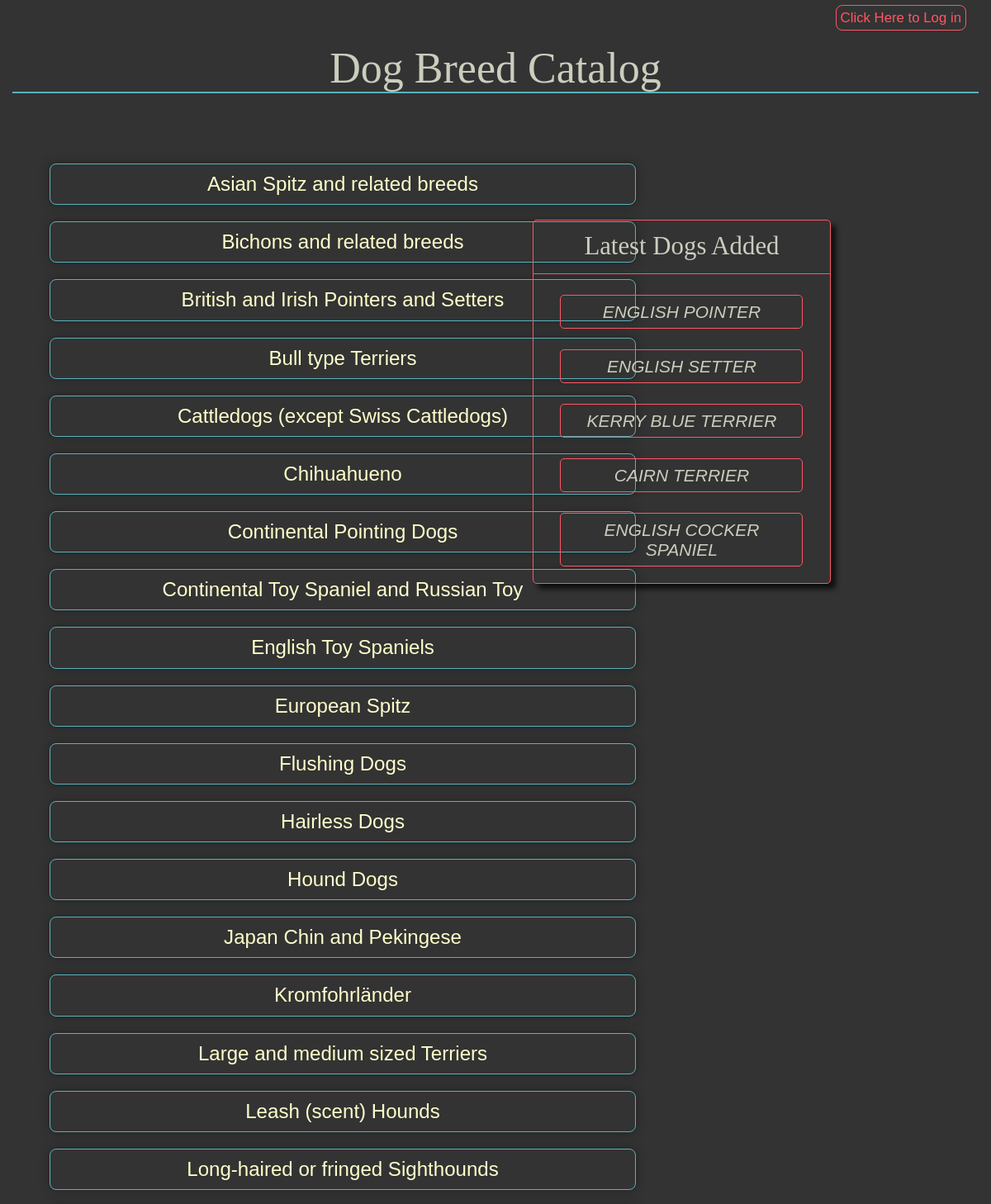
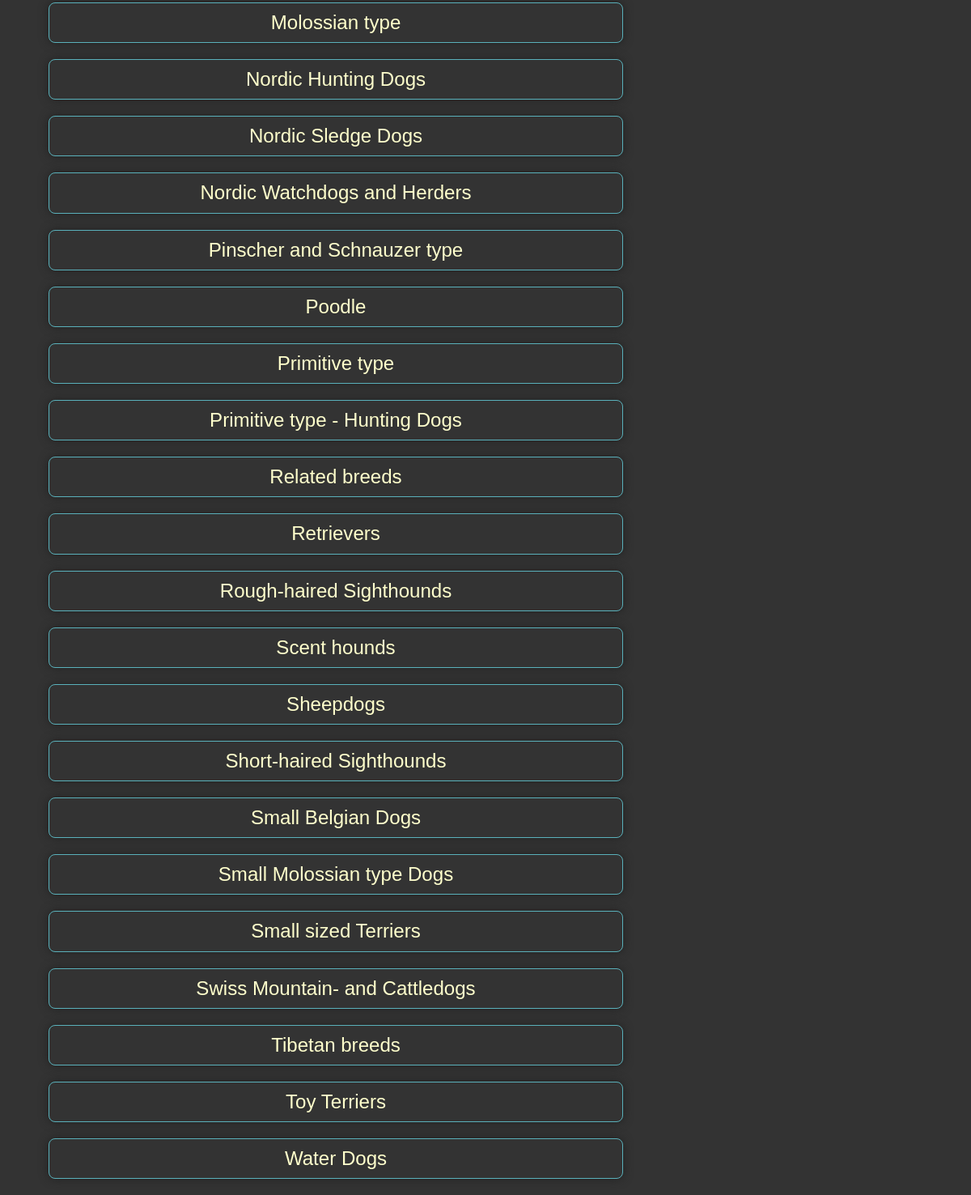
/dogtypes, run on the app's committed database (2 pictures, top to bottom).
### database_setup.py (models this page shows, shortened)
class DogTypes(Base):
    __tablename__ = 'dogtypes'
    id = Column(Integer, primary_key=True)
    type = Column(String(50))
    user_id = Column(Integer, ForeignKey('user.id'))
    user = relationship(User)

class DogBreeds(Base):
    __tablename__ = 'dogbreeds'
    id = Column(Integer, primary_key=True)
    name = Column(String(49))
    type = relationship(DogTypes)
    type_id = Column(Integer, ForeignKey('dogtypes.id'))
    country = Column(String(31))
    url = Column(String(90))
    image = Column(String(58))
    description = Column(String(350))
    user_id = Column(Integer, ForeignKey('user.id'))
    user = relationship(User)
    datetime = Column(Integer, default=datetime.datetime.now)
    dogtypes = relationship(
        DogTypes, backref=backref("children", cascade="all,delete"))

### dog_catalog.py (the view)
@app.route('/')
@app.route('/dogtypes')
def showDogTypes():
    dogtypes = session.query(DogTypes).order_by('type').all()
    latestAddedDogs = session.query(DogBreeds).order_by(
            desc(DogBreeds.datetime)).limit(5).all()
    if 'username' not in login_session:
        return render_template(
            'publicDogTypes.html',
            dogtypes=dogtypes, latestAddedDogs=latestAddedDogs)
    else:
        return render_template(
            'showDogTypes.html',
            dogtypes=dogtypes, latestAddedDogs=latestAddedDogs)

### templates/publicDogTypes.html (shortened to what this page needs)
{% extends "main.html" %}
{% block content %}
<div class="row top-menu">
   <div class="col-md-9"></div>
   <div class="col-md-3 text-right">
      <a class="header-btn login-btn" href="{{url_for('showLogin')}}">Click Here to Log in </a>
   </div>
</div>
<div class="row banner main">
   <h1>Dog Breed Catalog</h1>
</div>
<div class="col-md-12 col-lg-12">
   <div class="col-md-7 col-lg-8">
      {% for dogtype in dogtypes %}
      <div class="row">
         <div class="col-md-12">
            <a class="dogtype-link" href = "{{url_for('showBreed', type_id =  dogtype.id)}}">
               <div class="breed-list hoverable">{{dogtype.type}}</div>
            </a>
         </div>
      </div>
      <br>
      {% endfor %}
   </div>
   <div class="col-md-offset-7 col-lg-offset-6 latest-dogs">
      <h1>Latest Dogs Added</h1>
      {% for dogs in latestAddedDogs %}
      <a href = "{{url_for('showBreedInfo', type_id=dogs.type_id, breed_id=dogs.id)}}">
         <div class="row">
            <div class="col-md-1"></div>
            <div class="col-md-10">
               <h3>{{dogs.name}}</h3>
            </div>
            <div class="col-md-1"></div>
         </div>
      </a>
      {% endfor %}
   </div>
</div>
{% endblock %}

### templates/main.html (shortened to what this page needs)
<!DOCTYPE html>
<html lang="en">
   <head>
      <link rel="stylesheet" href="//netdna.bootstrapcdn.com/bootstrap/3.1.1/css/bootstrap.min.css">
      <link rel=stylesheet type=text/css href="{{ url_for('static', filename='styles.css') }}">
   </head>
   <body>
      <div class="container">
         {% block content %}
         {% endblock %}
      </div>
   </body>
</html>

### static/styles.css (style rules this page uses)
body { font-family: sans-serif; background-color: #333; text-align: center; max-height: 100%; }
h1, h2, h3, h4 { color: #C9CEBD; }
h1, h2 { font-family: 'georgia', serif; margin: 0; }
h1 { border-bottom: 2px solid #5AB1BB; font-size: 52px; }
.banner { padding-bottom: 25px; }
a { text-decoration: none; color: #ffffcc; font-size: .75em; }
.dogtype-link { font-size: 1.72em; line-height: 2em; }
.breed-list { border: 1px solid #5AB1BB; border-radius: 8px; }
.latest-dogs { border: 1px solid #FF5666; border-radius: 5px; margin-top: 68px; position: fixed; -webkit-box-shadow: 6px 6px 6px 0px rgba(0,0,0,0.75); -moz-box-shadow: 6px 6px 6px 0px rgba(0,0,0,0.75); box-shadow: 6px 6px 6px 0px rgba(0,0,0,0.75); }
.latest-dogs h1 { font-size: 2.2em; padding-top: 15px; padding-bottom: 15px; border-bottom: 1px solid #FF5666; }
.latest-dogs h3 { font-style: italic; font-size: 2em; margin: 5px 0 0 0; border: 1px solid #FF5666; border-radius: 5px; padding: 8px; }
.top-menu { padding-bottom: 20px; padding-top: 10px; }
.header-btn { font-size: 1.2em; border: 1px solid #FF5666; border-radius: 8px; padding: 5px; color: #FF5666; }
.hoverable { transition: box-shadow .3s; transition: all .2s ease-in-out; box-shadow: 0 0 12px rgba(33, 33, 33, 1); cursor: pointer; }

### data on the page
DogTypes: type "Asian Spitz and related breeds"
DogTypes: type "Bichons and related breeds"
DogTypes: type "British and Irish Pointers and Setters"
DogTypes: type "Bull type Terriers"
DogTypes: type "Cattledogs (except Swiss Cattledogs)"
DogTypes: type "Chihuahueno"
DogTypes: type "Continental Pointing Dogs"
DogTypes: type "Continental Toy Spaniel and Russian Toy"
DogTypes: type "English Toy Spaniels"
DogTypes: type "European Spitz"
DogTypes: type "Flushing Dogs"
DogTypes: type "Hairless Dogs"
DogTypes: type "Hound Dogs"
DogTypes: type "Japan Chin and Pekingese"
DogTypes: type "Kromfohrländer"
DogTypes: type "Large and medium sized Terriers"
DogTypes: type "Leash (scent) Hounds"
DogTypes: type "Long-haired or fringed Sighthounds"
DogTypes: type "Molossian type"
DogTypes: type "Nordic Hunting Dogs"
DogTypes: type "Nordic Sledge Dogs"
DogTypes: type "Nordic Watchdogs and Herders"
DogTypes: type "Pinscher and Schnauzer type"
DogTypes: type "Poodle"
DogTypes: type "Primitive type"
DogTypes: type "Primitive type - Hunting Dogs"
DogTypes: type "Related breeds"
DogTypes: type "Retrievers"
DogTypes: type "Rough-haired Sighthounds"
DogTypes: type "Scent hounds"
DogTypes: type "Sheepdogs"
DogTypes: type "Short-haired Sighthounds"
DogTypes: type "Small Belgian Dogs"
DogTypes: type "Small Molossian type Dogs"
DogTypes: type "Small sized Terriers"
DogTypes: type "Swiss Mountain- and Cattledogs"
DogTypes: type "Tibetan breeds"
DogTypes: type "Toy Terriers"
DogTypes: type "Water Dogs"
DogBreeds: name "ENGLISH POINTER"
DogBreeds: name "ENGLISH SETTER"
DogBreeds: name "KERRY BLUE TERRIER"
DogBreeds: name "CAIRN TERRIER"
DogBreeds: name "ENGLISH COCKER SPANIEL"
